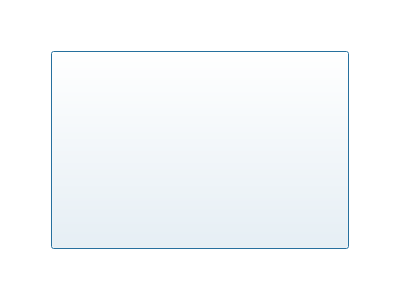
<?xml version="1.0" encoding="UTF-8"?>
<ui version="4.0">
 <class>Dialog_sh1</class>
 <widget class="QDialog" name="Dialog_sh1">
  <property name="geometry">
   <rect>
    <x>0</x>
    <y>0</y>
    <width>400</width>
    <height>300</height>
   </rect>
  </property>
  <property name="windowTitle">
   <string>Dialog</string>
  </property>
  <property name="styleSheet">
   <string notr="true">background-color: rgb(255, 255, 255);</string>
  </property>
  <layout class="QGridLayout" name="gridLayout">
   <item row="0" column="1">
    <spacer name="verticalSpacer_2">
     <property name="orientation">
      <enum>Qt::Vertical</enum>
     </property>
     <property name="sizeType">
      <enum>QSizePolicy::Minimum</enum>
     </property>
     <property name="sizeHint" stdset="0">
      <size>
       <width>281</width>
       <height>40</height>
      </size>
     </property>
    </spacer>
   </item>
   <item row="1" column="0">
    <spacer name="horizontalSpacer">
     <property name="orientation">
      <enum>Qt::Horizontal</enum>
     </property>
     <property name="sizeType">
      <enum>QSizePolicy::Minimum</enum>
     </property>
     <property name="sizeHint" stdset="0">
      <size>
       <width>40</width>
       <height>181</height>
      </size>
     </property>
    </spacer>
   </item>
   <item row="1" column="1">
    <widget class="QPushButton" name="pushButton">
     <property name="sizePolicy">
      <sizepolicy hsizetype="Expanding" vsizetype="Expanding">
       <horstretch>0</horstretch>
       <verstretch>0</verstretch>
      </sizepolicy>
     </property>
     <property name="styleSheet">
      <string notr="true">border-image: url(:/images/about and points/dengei.png);</string>
     </property>
     <property name="text">
      <string/>
     </property>
    </widget>
   </item>
   <item row="1" column="2">
    <spacer name="horizontalSpacer_2">
     <property name="orientation">
      <enum>Qt::Horizontal</enum>
     </property>
     <property name="sizeType">
      <enum>QSizePolicy::Minimum</enum>
     </property>
     <property name="sizeHint" stdset="0">
      <size>
       <width>40</width>
       <height>181</height>
      </size>
     </property>
    </spacer>
   </item>
   <item row="3" column="1">
    <spacer name="verticalSpacer">
     <property name="orientation">
      <enum>Qt::Vertical</enum>
     </property>
     <property name="sizeType">
      <enum>QSizePolicy::Minimum</enum>
     </property>
     <property name="sizeHint" stdset="0">
      <size>
       <width>281</width>
       <height>40</height>
      </size>
     </property>
    </spacer>
   </item>
  </layout>
 </widget>
 <resources/>
 <connections/>
</ui>
